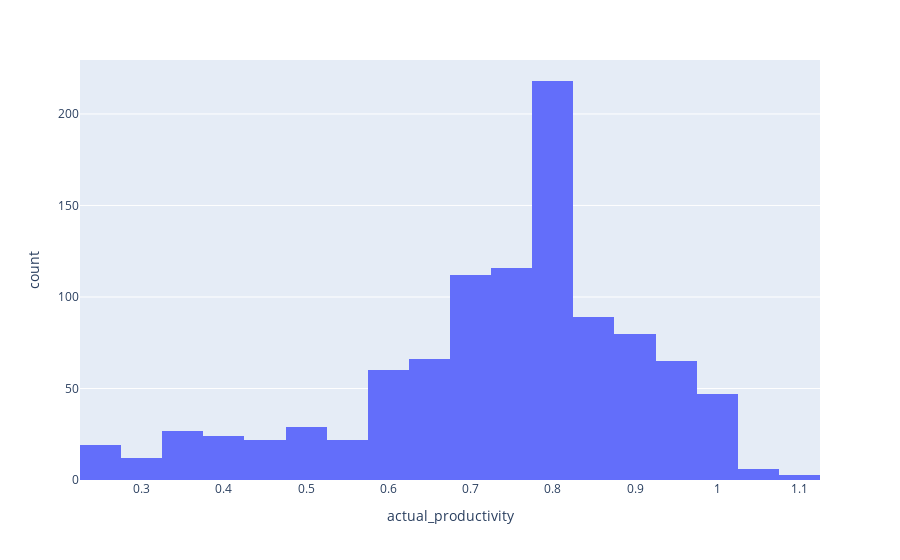

Notebook cell for this chart:
### Code cell
fig = px.histogram(df, x=target, nbins=40)
fig.show()

### Figure 1 — Plotly figure (JSON) as saved in the notebook; plotly's stock layout.template omitted (floating-point values rounded to 4 significant figures; data arrays with more than 128 entries replaced by an {"elided": "..."} marker saying what was removed)
{"data": [{"alignmentgroup": "True", "bingroup": "x", "hovertemplate": "actual_productivity=%{x}<br>count=%{y}<extra></extra>", "legendgroup": "", "marker": {"color": "#636efa", "pattern": {"shape": ""}}, "name": "", "nbinsx": 40, "offsetgroup": "", "orientation": "v", "showlegend": false, "type": "histogram", "x": {"elided": "1017 float values"}, "xaxis": "x", "yaxis": "y"}], "layout": {"barmode": "relative", "legend": {"tracegroupgap": 0}, "margin": {"t": 60}, "xaxis": {"anchor": "y", "domain": [0, 1], "title": {"text": "actual_productivity"}}, "yaxis": {"anchor": "x", "domain": [0, 1], "title": {"text": "count"}}}}
